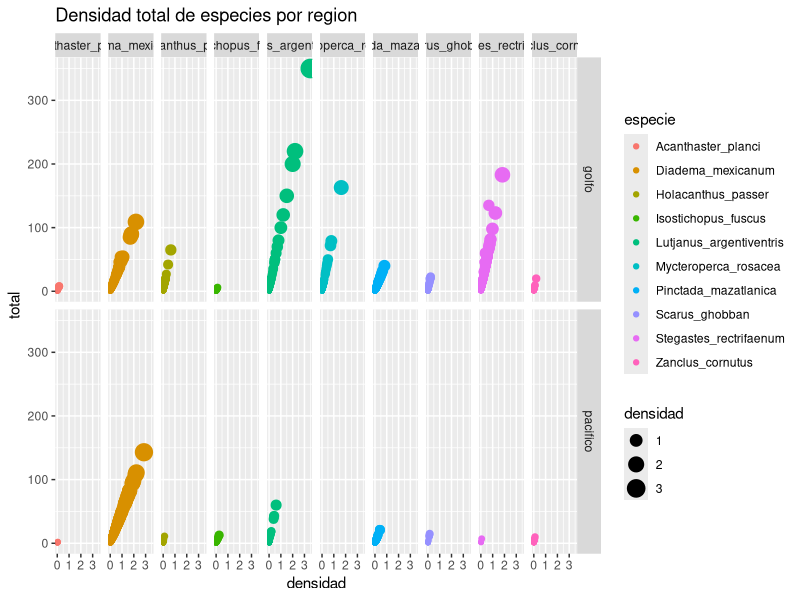
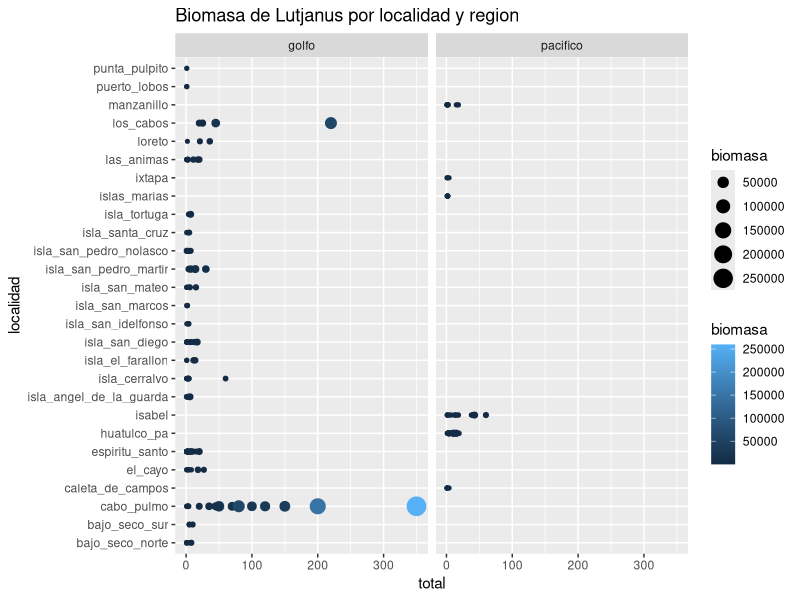
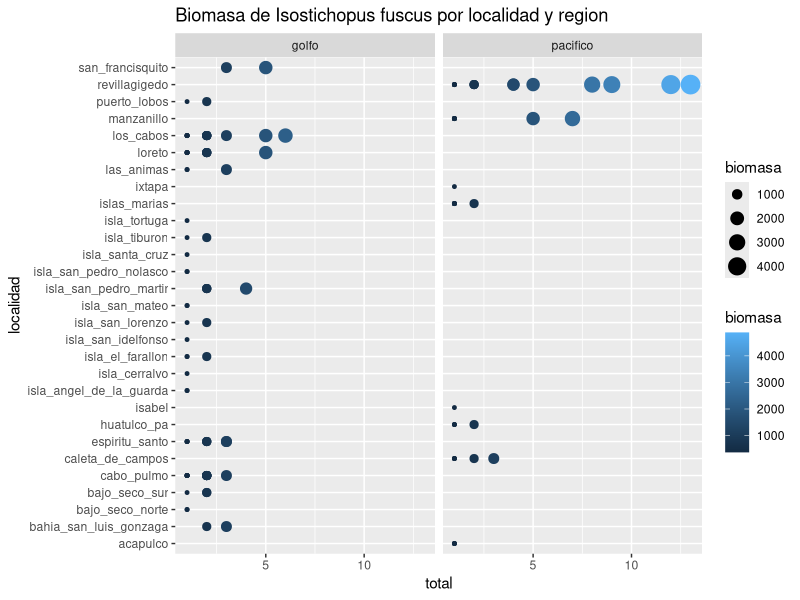

R code for these plots, in order:
## ---- chunk 1
library(ggplot2)
library(readr)
library(dplyr)
library(tidyr)
## ---- chunk 2
datos_df<-read_tsv("../datos/datos_arrecifes_especies.tsv")
pargo<-filter(datos_df, especie=='Lutjanus_argentiventris')
## ---- chunk 3
ggplot(datos_df, aes(x=densidad, y=total, color=especie, size=densidad)) + geom_point() + facet_grid(region~especie) + ggtitle('Densidad total de especies por region')
## ---- chunk 4
 ggplot(pargo, aes(x=total, y=localidad, colour=biomasa, size= biomasa))+geom_point()+facet_wrap(~region)+ggtitle('Biomasa de Lutjanus por localidad y region')
## ---- chunk 5
datos_i_f <- filter(datos_df, especie== 'Isostichopus_fuscus')
ggplot(datos_i_f, aes(x=total, y=localidad, color=biomasa, size=biomasa)) + geom_point() + facet_grid(~region)+ ggtitle('Biomasa de Isostichopus fuscus por localidad y region')
